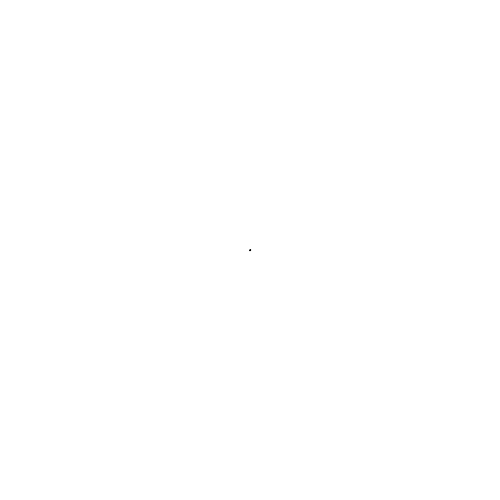
Frame 1 (no input)
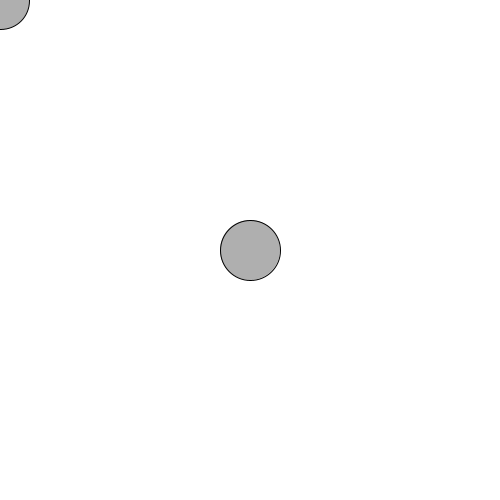
Frame 60 (the mouse pressed at the canvas centre just before this capture)
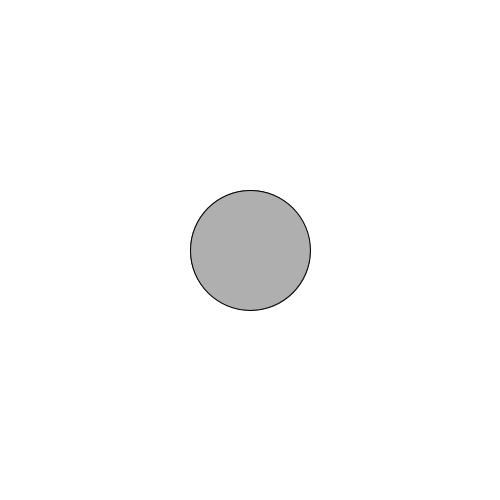
Frame 120 (the mouse held since frame 60 and released just before this capture)

The Processing sketch that drew these frames (run headless with seeded random() and noise(); from frame 60 on, the mouse is pressed at the canvas centre):

// Processing sketch: Mask_Overlay
// ── Mask_Overlay.pde



int circleSize = 0;
int circleX = 0;
int circleY = 100;

void setup() {
  size (500,500);
}

void draw() {
  background (255);
  stroke (0);
  fill (175);
  ellipse (mouseX,mouseY,circleSize,circleSize);
  
circleSize ++;
  ellipse (width/2,height/2,circleSize,circleSize);

}
